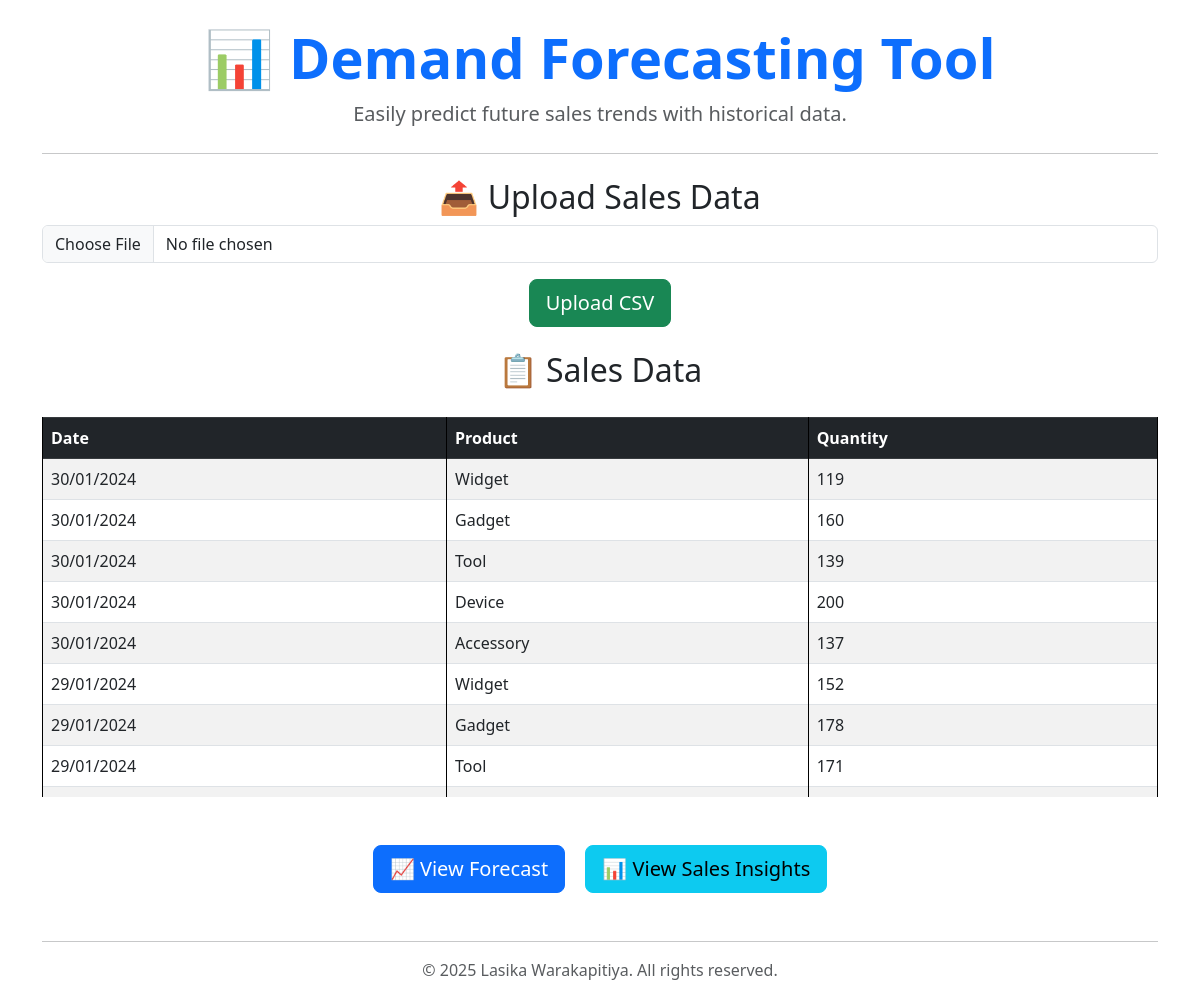
Before: / with the older database file.
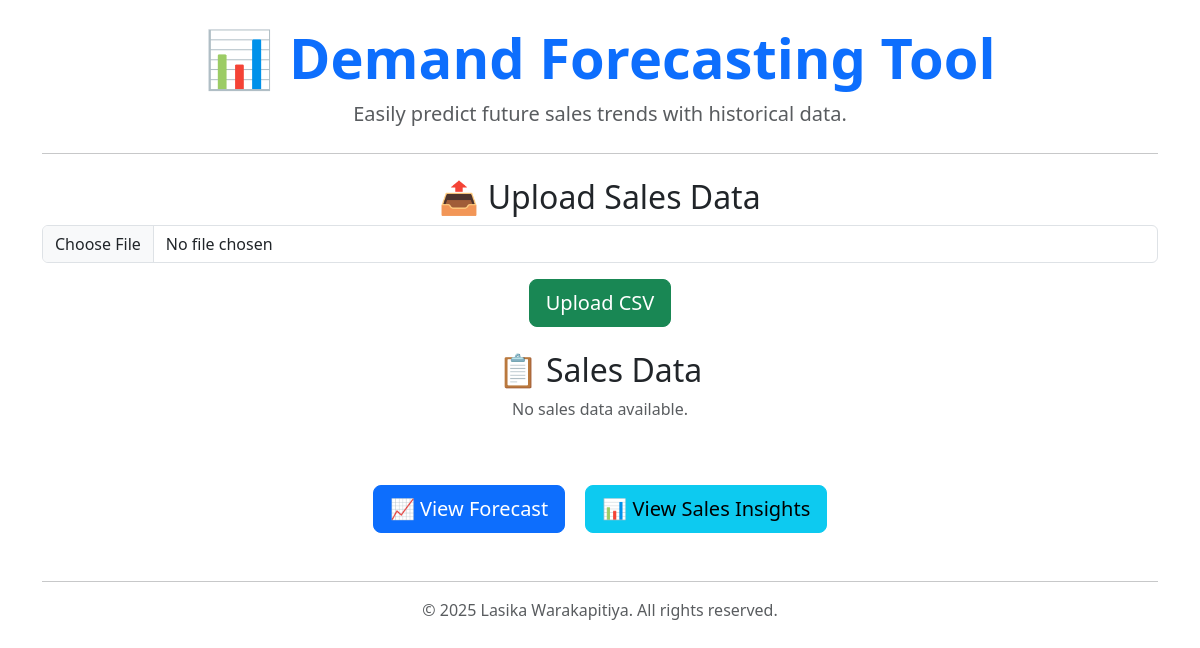
After: the same page with the newer database file.
### tables this page shows
CREATE TABLE sales (
            id INTEGER PRIMARY KEY AUTOINCREMENT,
            date TEXT,
            product TEXT,
            quantity INTEGER
        , user_id INTEGER);

### app.py (the view)
@app.route('/')
def home():
    conn = get_db_connection()
    cursor = conn.cursor()
    cursor.execute("SELECT * FROM sales ORDER BY date DESC")
    sales_data = cursor.fetchall()
    conn.close()
    return render_template("index.html", sales=sales_data)

### app.py (called while the page is built)
def get_db_connection():
    conn = sqlite3.connect(DATABASE)
    conn.row_factory = sqlite3.Row # Allows accessing columns by name
    return conn

### templates/index.html (shortened to what this page needs)
<!DOCTYPE html>
<html lang="en">
<head>
    <link rel="stylesheet" href="https://cdn.jsdelivr.net/npm/bootstrap@5.3.0/dist/css/bootstrap.min.css">
</head>
<body>
    <div class="container text-center mt-4">
        <h1 class="display-4 fw-bold text-primary">📊 Demand Forecasting Tool</h1>
        <p class="lead text-muted">Easily predict future sales trends with historical data.</p>
        <hr class="my-4">
    </div>
    <div class="container mt-4">
        <h2 class="text-center">📤 Upload Sales Data</h2>
        <form action="/upload" method="POST" enctype="multipart/form-data" class="text-center">
            <div class="mb-3">
                <input type="file" name="file" class="form-control" accept=".csv" required>
            </div>
            <button type="submit" class="btn btn-success btn-lg">Upload CSV</button>
        </form>
    </div>
    <div class="container mt-4">
    <h2 class="text-center">📋 Sales Data</h2>
    {% if sales %}
    <div class="table-responsive" style="max-height: 400px; overflow-y: auto;">
    <table class="table table-bordered table-striped">
        <thead class="table-dark">
            <tr>
                <th>Date</th>
                <th>Product</th>
                <th>Quantity</th>
            </tr>
        </thead>
        <tbody>
            {% for sale in sales %}
                <tr>
                    <td>{{ sale["date"] }}</td>
                    <td>{{ sale["product"] }}</td>
                    <td>{{ sale["quantity"] }}</td>
                </tr>
            {% endfor %}
        </tbody>
    </table>
    {% else %}
        <p class="text-center text-muted">No sales data available.</p>
    {% endif %}
    </div>
    </div>
    <br>
    <div class="container text-center mt-4">
        <a href="/forecast" class="btn btn-primary btn-lg">📈 View Forecast</a>
        <a href="/insights" class="btn btn-info btn-lg ms-3">📊 View Sales Insights</a>
    </div>
    <footer class="container text-center mt-5">
        <hr>
        <p class="text-muted">© 2025 Lasika Warakapitiya. All rights reserved.</p>
    </footer>
</body>
</html>

Changed rows visible on the page:
removed sales: date "30/01/2024", product "Widget", quantity "119"
removed sales: date "30/01/2024", product "Gadget", quantity "160"
removed sales: date "30/01/2024", product "Tool", quantity "139"
removed sales: date "30/01/2024", product "Device", quantity "200"
removed sales: date "30/01/2024", product "Accessory", quantity "137"
removed sales: date "29/01/2024", product "Widget", quantity "152"
removed sales: date "29/01/2024", product "Gadget", quantity "178"
removed sales: date "29/01/2024", product "Tool", quantity "171"
Other visible differences:
text no longer shown: "Date Product Quantity"
text now shown: "No sales data available."
